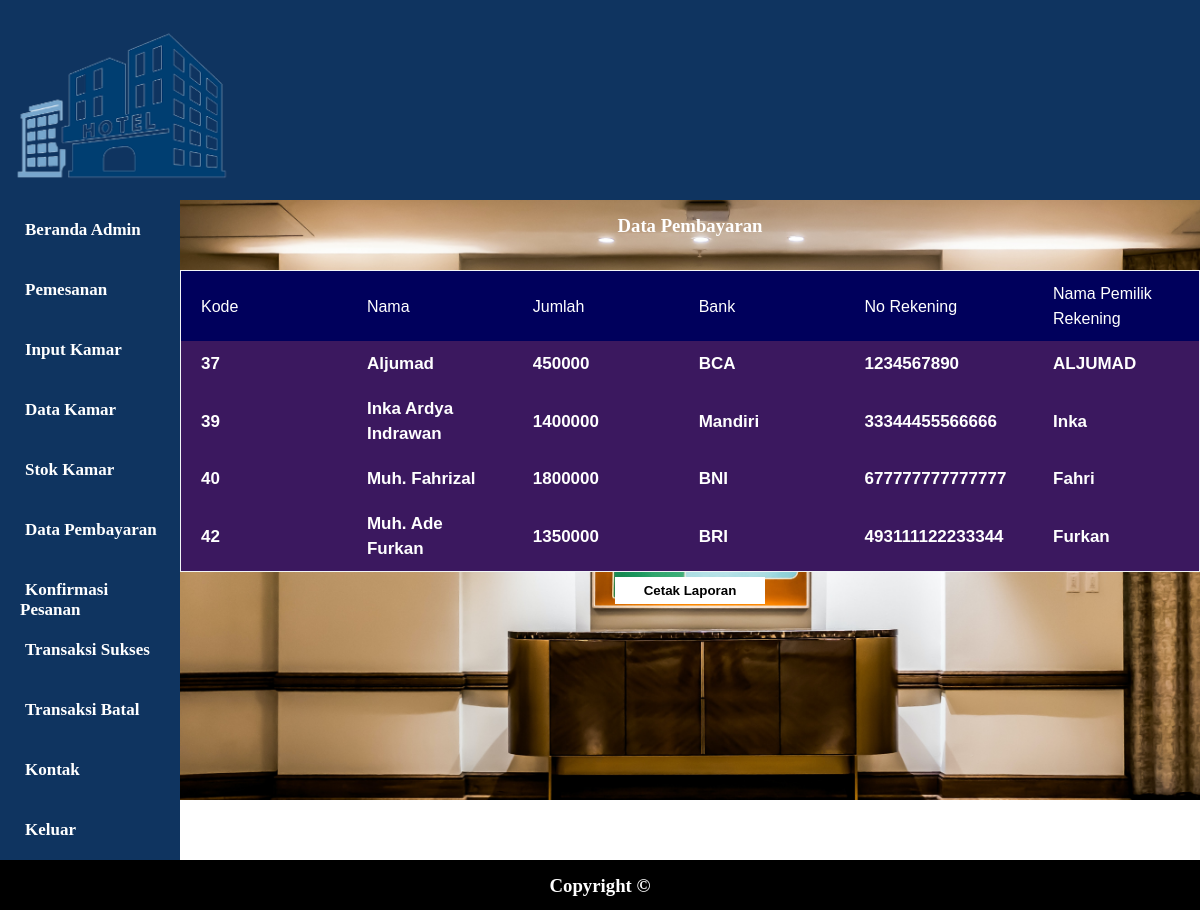
Screenshot of /admin/databayar.php (signed in) with the database file from the repository.
### tables this page shows
CREATE TABLE `pembayaran` (
  `idpesan` varchar(11) NOT NULL,
  `nama` varchar(50) NOT NULL,
  `jumlah` int(11) NOT NULL,
  `bank` varchar(10) NOT NULL,
  `norek` varchar(15) NOT NULL,
  `namarek` varchar(50) NOT NULL,
  `gambar` varchar(1000) NOT NULL
);

### admin/databayar.php (the view)
<?php
	require_once "view/header.php";
?>
	<aside>
		<center>
			<h3>Data Pembayaran</h3>
			<div id="kanan">
				<table class="tabel1" border="0px solid black">
				<tr style="background: rgba(0,0,10,0.5); color: white;">
					<th>Kode</th>
					<th>Nama</th>
					<th>Jumlah</th>
					<th>Bank</th>
					<th>No Rekening</th>
					<th>Nama Pemilik Rekening</th>
				</tr>
				<?php
					$sql = $pdo->query("SELECT * FROM pembayaran");
			  		while ($caridata = $sql->fetch()) {
			  		$id = $caridata['idpesan'];
			  		$nama = $caridata['nama'];
			  		$jumlah = $caridata['jumlah'];
			  		$bank = $caridata['bank'];
			  		$norek = $caridata['norek'];
			  		$namarek = $caridata['namarek'];
  				?>
				<tr align="center">
					<td><?php echo $id ?></td>
					<td><?php echo $nama ?></td>
					<td><?php echo $jumlah ?></td>
					<td><?php echo $bank ?></td>
					<td><?php echo $norek ?></td>
					<td><?php echo $namarek ?></td>
				</tr>
				<?php
			  	}
			  ?>
			  </table>
			  <a href="laporan-pembayaran" target="_blank"><button id="laporan" style="width:150px;background:white;color:black;font-weight:bold;padding:4px;border:2px solid white; margin-top: 5px;">Cetak Laporan</button></a>
			</div>
		</center>
	</aside>
<?php
	require_once "view/footer.php"
?>

### admin/style.css (style rules this page uses)
* { margin: 0; padding: 0; }
aside { width: 85%; height: 75%; background-image: url('gambar/Beranda.jpg'); background-size: cover; background-color: rgba(0,0,0,0.5); float: left; }
.tabel1 { font-family: sans-serif; color: #444; border-collapse: collapse; width: 100%; border: 1px solid #f2f5f7; }
.tabel1 tr th { background: #00005C; color: #fff; font-weight: normal; }
.tabel1, th, td { padding: 10px 20px; text-align: left; }
.tabel1 tr { background-color: #3B185F; color: black; }
table tr { line-height: 25px; }
table { margin-top:20px; font-size:16px; font-weight:bold; }
table tr td { font-weight:bold; font-family:sans-serif; color: white; width: 120px; font-size: 17px; }
aside h3 { margin-top: 10px; margin-bottom: 8px; padding: 5px; color: white; display: inline-block; }

### rows the page displays
pembayaran: idpesan "37", nama "Aljumad", jumlah "450000", bank "BCA", norek "1234567890", namarek "ALJUMAD"
pembayaran: idpesan "39", nama "Inka Ardya Indrawan", jumlah "1400000", bank "Mandiri", norek "33344455566666", namarek "Inka"
pembayaran: idpesan "40", nama "Muh. Fahrizal", jumlah "1800000", bank "BNI", norek "677777777777777", namarek "Fahri"
pembayaran: idpesan "42", nama "Muh. Ade Furkan", jumlah "1350000", bank "BRI", norek "493111122233344", namarek "Furkan"
